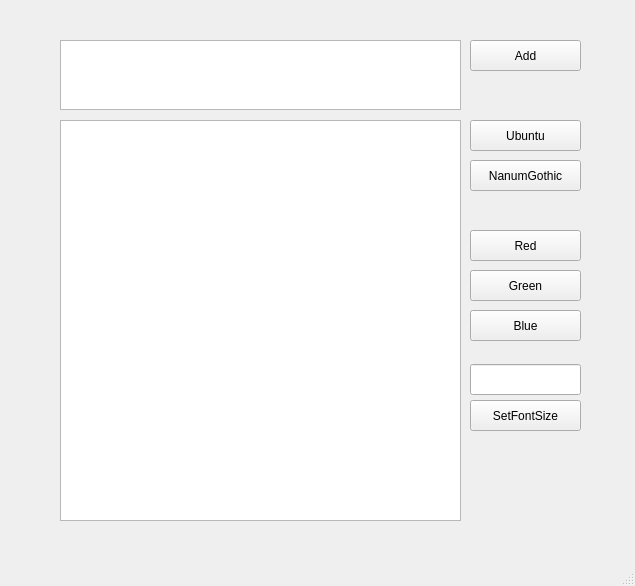
<?xml version="1.0" encoding="UTF-8"?>
<ui version="4.0">
 <class>DialogTest4ui</class>
 <widget class="QMainWindow" name="DialogTest4ui">
  <property name="geometry">
   <rect>
    <x>0</x>
    <y>0</y>
    <width>635</width>
    <height>586</height>
   </rect>
  </property>
  <property name="windowTitle">
   <string>MainWindow</string>
  </property>
  <widget class="QWidget" name="centralwidget">
   <widget class="QPushButton" name="Add">
    <property name="geometry">
     <rect>
      <x>470</x>
      <y>40</y>
      <width>111</width>
      <height>31</height>
     </rect>
    </property>
    <property name="text">
     <string>Add</string>
    </property>
   </widget>
   <widget class="QTextEdit" name="Output">
    <property name="geometry">
     <rect>
      <x>60</x>
      <y>120</y>
      <width>401</width>
      <height>401</height>
     </rect>
    </property>
    <property name="readOnly">
     <bool>true</bool>
    </property>
   </widget>
   <widget class="QTextEdit" name="Input">
    <property name="geometry">
     <rect>
      <x>60</x>
      <y>40</y>
      <width>401</width>
      <height>70</height>
     </rect>
    </property>
   </widget>
   <widget class="QPushButton" name="FontUbuntu">
    <property name="geometry">
     <rect>
      <x>470</x>
      <y>120</y>
      <width>111</width>
      <height>31</height>
     </rect>
    </property>
    <property name="text">
     <string>Ubuntu</string>
    </property>
   </widget>
   <widget class="QPushButton" name="FontNanumGothic">
    <property name="geometry">
     <rect>
      <x>470</x>
      <y>160</y>
      <width>111</width>
      <height>31</height>
     </rect>
    </property>
    <property name="text">
     <string>NanumGothic</string>
    </property>
   </widget>
   <widget class="QPushButton" name="Red">
    <property name="geometry">
     <rect>
      <x>470</x>
      <y>230</y>
      <width>111</width>
      <height>31</height>
     </rect>
    </property>
    <property name="text">
     <string>Red</string>
    </property>
   </widget>
   <widget class="QPushButton" name="Green">
    <property name="geometry">
     <rect>
      <x>470</x>
      <y>270</y>
      <width>111</width>
      <height>31</height>
     </rect>
    </property>
    <property name="text">
     <string>Green</string>
    </property>
   </widget>
   <widget class="QPushButton" name="Blue">
    <property name="geometry">
     <rect>
      <x>470</x>
      <y>310</y>
      <width>111</width>
      <height>31</height>
     </rect>
    </property>
    <property name="text">
     <string>Blue</string>
    </property>
   </widget>
   <widget class="QPushButton" name="SetFontSize">
    <property name="geometry">
     <rect>
      <x>470</x>
      <y>400</y>
      <width>111</width>
      <height>31</height>
     </rect>
    </property>
    <property name="text">
     <string>SetFontSize</string>
    </property>
   </widget>
   <widget class="QLineEdit" name="FontSize">
    <property name="geometry">
     <rect>
      <x>470</x>
      <y>364</y>
      <width>111</width>
      <height>31</height>
     </rect>
    </property>
    <property name="inputMethodHints">
     <set>Qt::ImhDigitsOnly</set>
    </property>
   </widget>
  </widget>
  <widget class="QMenuBar" name="menubar">
   <property name="geometry">
    <rect>
     <x>0</x>
     <y>0</y>
     <width>635</width>
     <height>22</height>
    </rect>
   </property>
  </widget>
  <widget class="QStatusBar" name="statusbar"/>
 </widget>
 <resources/>
 <connections/>
</ui>
